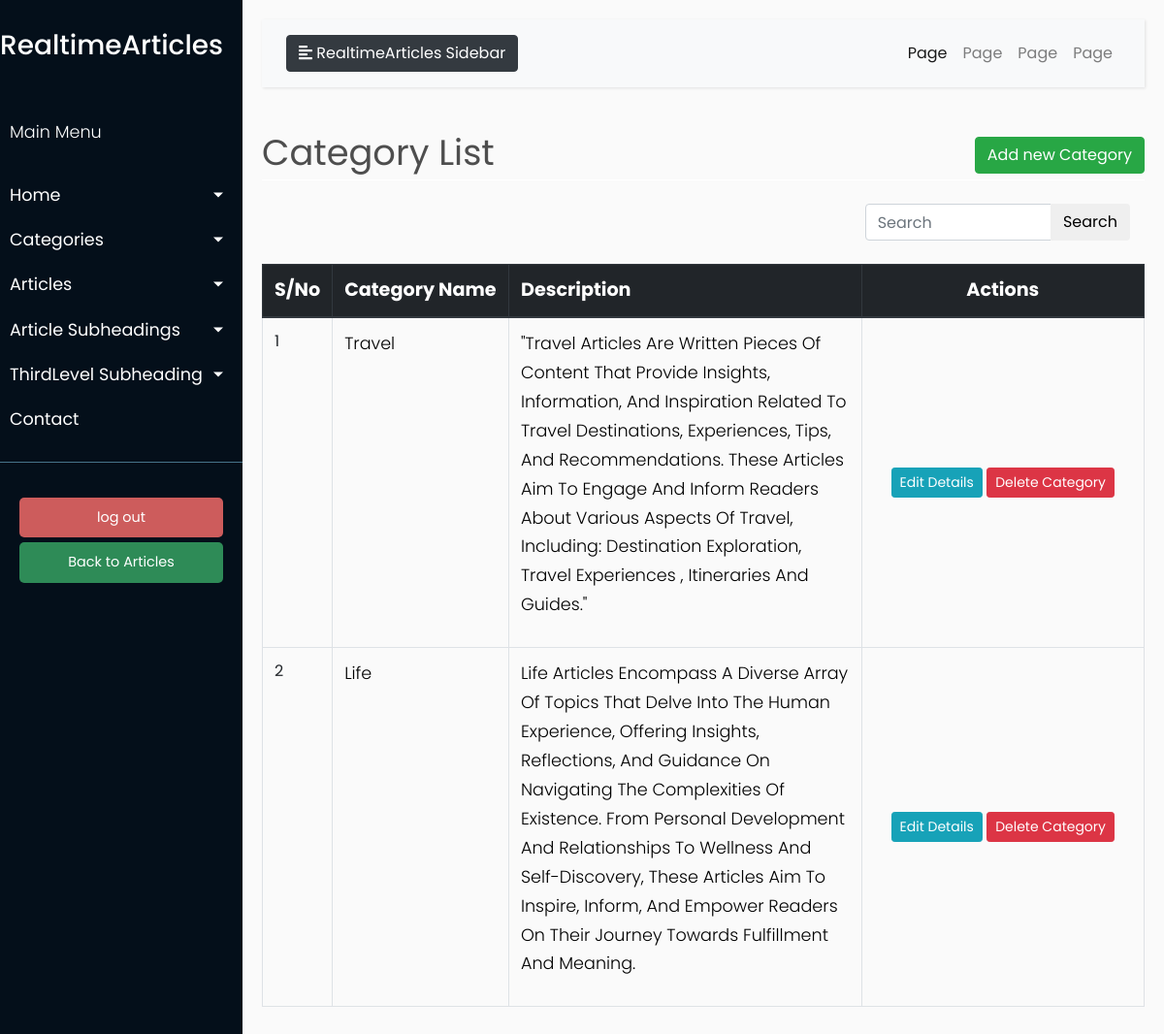
Page /category_list (signed in) on the earlier database version.
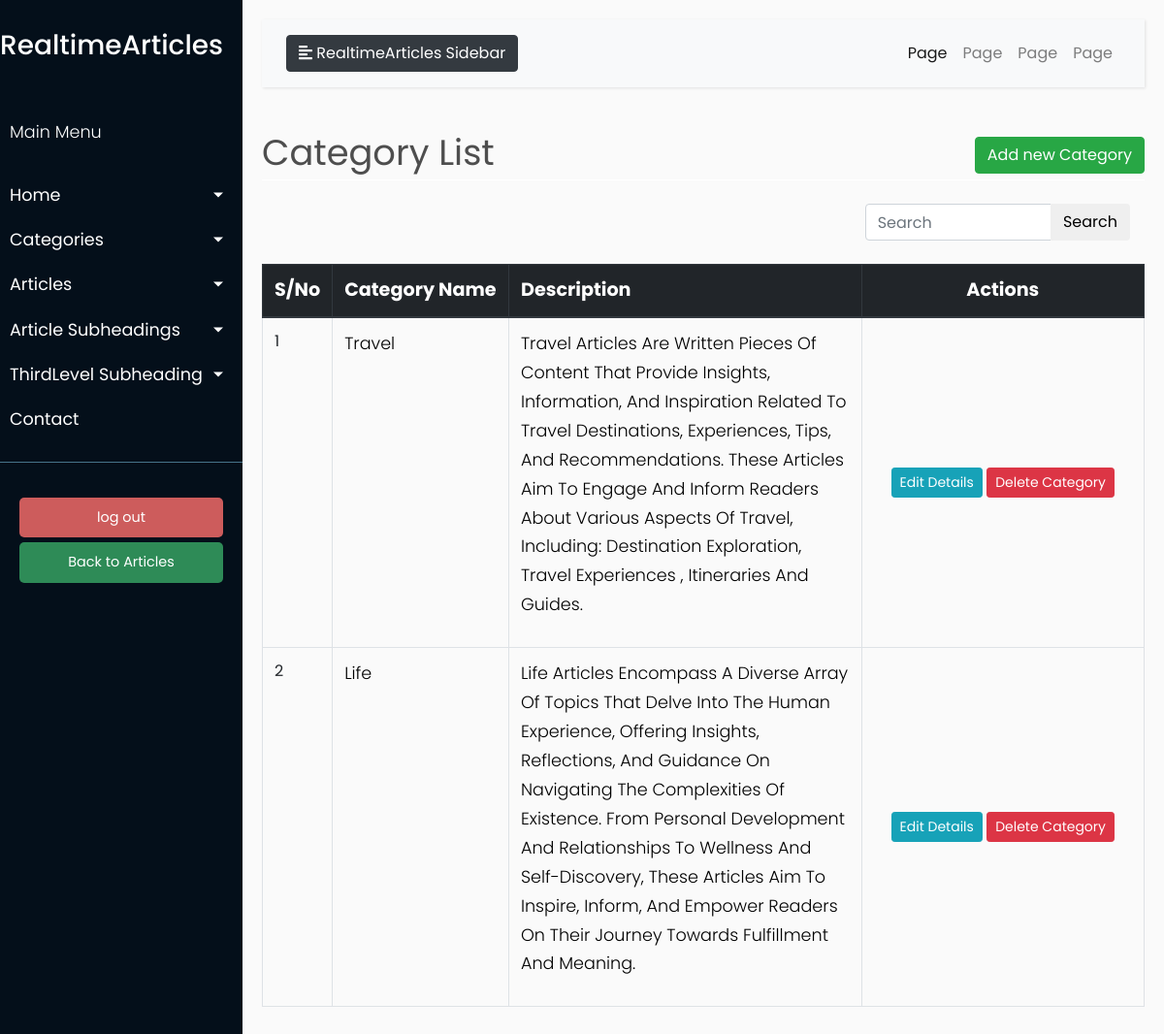
Same page on the later database version.
### models/models.py (models this page shows, shortened)
class Category(db.Model):
    __tablename__ = 'category'
    id = db.Column(db.Integer, primary_key=True)
    name = db.Column(db.String(50), unique=True, nullable=False)
    description = db.Column(db.Text)

### blueprints/article.py (the view)
@article.route('/category_list')
@login_required
def category_list():
    title = 'Category List'
    queryset = Category.query.order_by(Category.id.desc())
    return render_template('admin/category/category_list.html',
                           queryset=queryset, title=title)

### app.py (called while the page is built)
@login.user_loader
def load_user(user_id):
    return User.query.get(int(user_id))

### templates/admin/category/category_list.html (shortened to what this page needs)
{% extends "admin/base.html" %}
{% block content %}
    <div class="row" style="color: #4e4e4e; font-style: bold; font-size: 2.3rem; ">
        <div class="col-md-8">Category List</div>
        <div class="col-md-4">
            <div class="float-md-right">
                <a class="btn btn-success" href="{{ url_for('article.create_category') }}">Add new Category</a>
            </div>
        </div>
    </div>
    <div style="border-bottom: 1px solid white;"></div>
    <br>
    <table class="table table-css table-bordered table-hover">
        <div class="container">
            <div class="row justify-content-end">
                <div class="col-md-4">
                    <form method="get" class="search-form">
                        <div class="input-group">
                            <input type="text" class="form-control" placeholder="Search" aria-label="Search"
                                   aria-describedby="button-addon2">
                            <div class="input-group-append">
                                <button class="btn btn-pink" type="submit" id="button-addon2">Search</button>
                            </div>
                        </div>
                    </form>
                </div>
            </div>
        </div>
        <br>
        <thead class="thead-dark align-middle">
        <tr style="background-color: #343a40; font-size: 1.2rem; color: white; text-transform: capitalize; height: 40px">
           <th width="5%">S/No</th>
            <th width="20%">Category Name</th>
            <th width="40%">Description</th>
            <th style="text-align: center">Actions</th>
        </tr>
        </thead>
        {% if queryset %}
            <tbody>
            {% for category in queryset %}
                <tr>
                   <td>{{ loop.index }}</td>
                    <td>
                        <p style="text-transform: capitalize; color:black">{{ category.name }} </p>
                    </td>
                    <td>
                        <p style="text-transform: capitalize; color:black">{{ category.description }} </p>
                    </td>
                    <td class="align-middle  text-center">
                        <div class="d-inline-block align-middle">
                                            <a href="{{url_for('article.edit_category', category_id =  category.id)}}" class="btn btn-info btn-sm">Edit
                                                Details</a>
                                            <a href="{{url_for('article.delete_category', id =  category.id)}}" class="btn btn-danger btn-sm"> Delete
                                                Category </a>
                        </div>
                    </td>
                </tr>
            {% endfor %}
            </tbody>
        {% endif %}
    </table>
{% endblock content %}

### templates/admin/base.html (shortened to what this page needs)
<!DOCTYPE html>
<html lang="en">
<head>
    <link rel="stylesheet" href="https://stackpath.bootstrapcdn.com/bootstrap/4.1.0/css/bootstrap.min.css"
>
    <link rel="stylesheet" href="/static/css/admin_css/style.css">
</head>
<body>
<div class="wrapper">
    <nav id="sidebar">
        <div class="sidebar-header">
            <a href="{{ url_for('home.index') }}"><h3> RealtimeArticles </h3></a>
        </div>
        <ul class="list-unstyled components">
            <p>Main Menu</p>
            <li>
                <a href="#homeSubmenu" data-toggle="collapse" aria-expanded="false" class="dropdown-toggle">Home</a>
            </li>
            <li>
                <a href="#CategorySubmenu" data-toggle="collapse" aria-expanded="false" class="dropdown-toggle">Categories</a>
            </li>
                 <li>
                <a href="#ArticleSubmenu" data-toggle="collapse" aria-expanded="false" class="dropdown-toggle">Articles</a>
            </li>
            <li>
                <a href="#SubheadingSubmenu" data-toggle="collapse" aria-expanded="false" class="dropdown-toggle">Article Subheadings</a>
            </li>
            <li>
                <a href="#ThirdlevelSubmenu" data-toggle="collapse" aria-expanded="false" class="dropdown-toggle">ThirdLevel Subheading</a>
            </li>
            <li>
                <a href="#">Contact</a>
            </li>
        </ul>
        <ul class="list-unstyled CTAs">
            <li>
                <a href="{{ url_for('user.logout') }}" class="download">log out</a>
            </li>
            <li>
                <a href="{{ url_for('home.index') }}" class="article">Back to Articles</a>
            </li>
        </ul>
    </nav>
    <div id="content">
        <nav class="navbar navbar-expand-lg navbar-light bg-light">
            <div class="container-fluid">
                <button type="button" id="sidebarCollapse" class="btn btn-dark">
                    <i class="fas fa-align-left"></i>
                    <span>RealtimeArticles Sidebar</span>
                </button>
                <div class="collapse navbar-collapse" id="navbarSupportedContent">
                    <ul class="nav navbar-nav ml-auto">
                        <li class="nav-item active">
                            <a class="nav-link" href="#">Page</a>
                        </li>
                        <li class="nav-item">
                            <a class="nav-link" href="#">Page</a>
                        </li>
                        <li class="nav-item">
                            <a class="nav-link" href="#">Page</a>
                        </li>
                        <li class="nav-item">
                            <a class="nav-link" href="#">Page</a>
                        </li>
                    </ul>
                </div>
            </div>
        </nav>
        {% block content %}
        {% endblock content %}
    </div>
</div>
</body>
</html>

### static/css/admin_css/style.css (style rules this page uses)
body { font-family: 'Poppins', sans-serif; background: #fafafa; }
p { font-family: 'Poppins', sans-serif; font-size: 1.1em; font-weight: 300; line-height: 1.7em; color: #999; }
a, a:hover, a:focus { color: inherit; text-decoration: none; transition: all 0.3s; }
.navbar { padding: 15px 10px; background: #fff; border: none; border-radius: 0; margin-bottom: 40px; box-shadow: 1px 1px 3px rgba(0, 0, 0, 0.1); }
.wrapper { display: flex; width: 100%; align-items: stretch; }
#sidebar { min-width: 250px; max-width: 250px; background: #040f1a; color: #fff; transition: all 0.3s; }
#sidebar .sidebar-header { padding-top: 30px; padding-bottom: 20px; background: #040f1a; }
#sidebar ul.components { padding: 20px 0; border-bottom: 1px solid #47748b; }
#sidebar ul p { color: #fff; padding: 10px; }
#sidebar ul li a { padding: 10px; font-size: 1.1em; display: block; }
a[data-toggle="collapse"] { position: relative; }
.dropdown-toggle::after { display: block; position: absolute; top: 50%; right: 20px; transform: translateY(-50%); }
ul.CTAs { padding: 20px; }
ul.CTAs a { text-align: center; font-size: 0.9em !important; display: block; border-radius: 5px; margin-bottom: 5px; }
a.download { background: indianred; color: #FFFFFF; }
a.article { background: seagreen; color: white; }
#content { width: 100%; padding: 20px; min-height: 100vh; transition: all 0.3s; }

Differences in the rows shown:
changed Category "Travel": description "\"Travel Articles Are Written Pieces Of Content That Provide Insights, Information, And Inspiration Related To Travel Destinations, Experiences, Tips, And Recommendations. These Articles Aim To Engage And Inform Readers About Various Aspects Of Travel, Including: Destination Exploration, Travel Experiences , Itineraries And Guides.\"" → "Travel Articles Are Written Pieces Of Content That Provide Insights, Information, And Inspiration Related To Travel Destinations, Experiences, Tips, And Recommendations. These Articles Aim To Engage And Inform Readers About Various Aspects Of Travel, Including: Destination Exploration, Travel Experiences , Itineraries And Guides."
